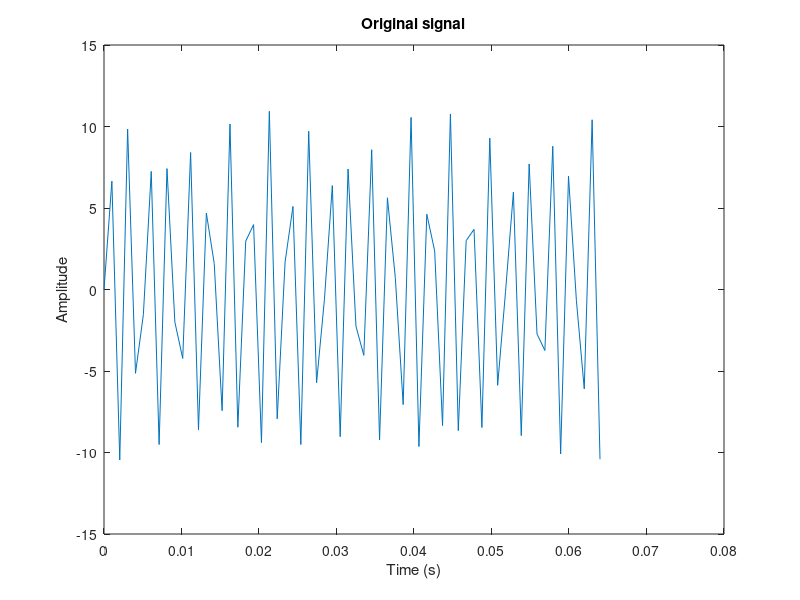
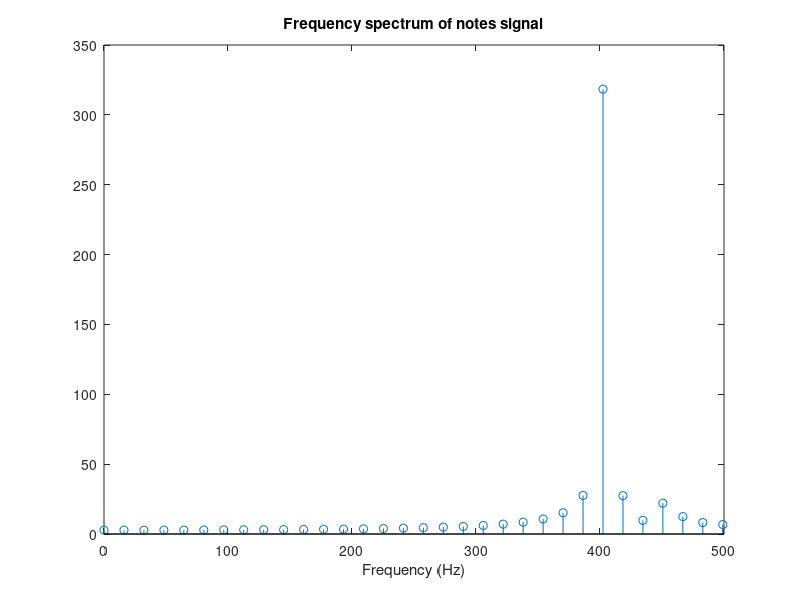
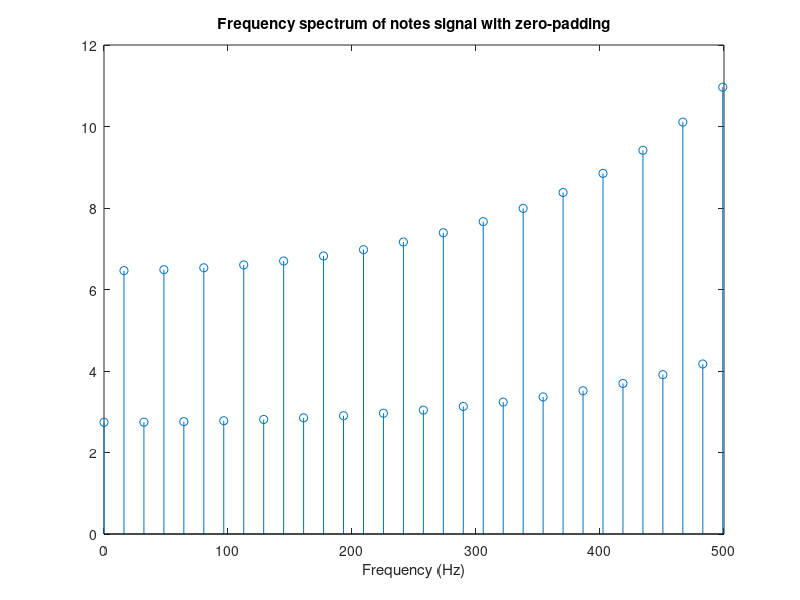
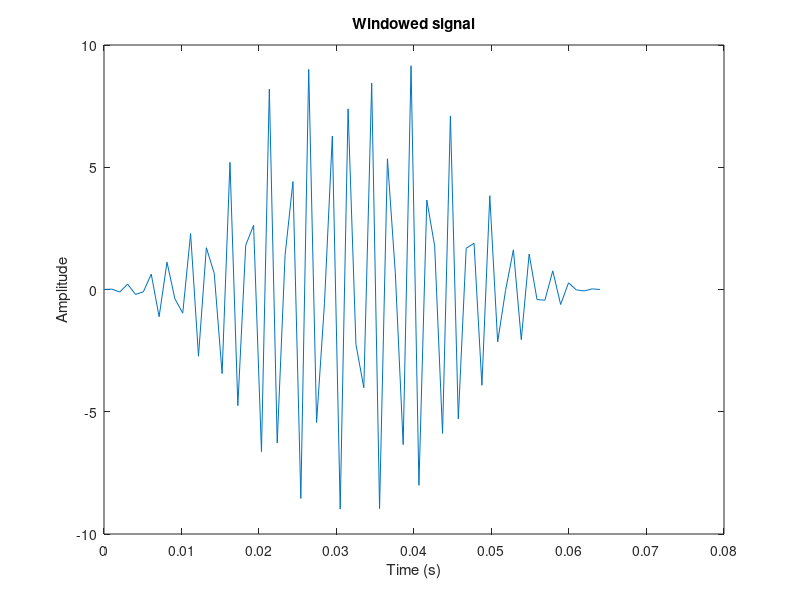

The MATLAB source for these figures, in order:
clear;
close all;
gen_signal = 1;
 
%% Generate or load the 2-note signal
if gen_signal
    %% Generate the 2-note signal    
    fs = 1000;
    N = 64;
    x = 0:(N-1);
    f1 = 392; % (G4 - Sol major)
    A1 = 10;
    f2 = 440; % (A4 - La major)
    A2 = 1;
    s = zeros(1, N);
    s1 = A1*sin(2*pi*f1/fs*x);
    s2 = A2*sin(2*pi*f2/fs*x);
    notes_signal = s1+s2;
    save('notes_signal.mat', 'notes_signal', 'fs');
else
    %% Load signal
    fname = 'notes_signal.mat';
    load(fname);
end
 
%% Plot signal
N = length(notes_signal);
t = (N/fs)*linspace(0, 1, N);
h = figure;
plot(t, notes_signal);
title('Original signal');
xlabel('Time (s)');
ylabel('Amplitude');
print(h, '-dpng', 'notes_signal.png');
 
%% Plot fft of the signal
ys = fft(notes_signal);
fidx = linspace(0,fs/2-1,N/2);
h = figure;
stem(fidx, abs(ys(1:N/2)));
%%stem(abs());
xlabel('Frequency (Hz)');
title('Frequency spectrum of notes signal');
print(h, '-dpng', 'notes_signal_fftpos.png');
 
 %% Try zero-padding
 Z = 128;
 s_zeropadding = zeros(1, Z);
 s_zeropadding(1:N) = notes_signal;
% 
% %% Plot fft after zero-padding
 ys = fft(s_zeropadding);
 fidx = linspace(0,fs/2-1,N/2);
 h = figure;
 stem(fidx, abs(ys(1:N/2)));
 xlabel('Frequency (Hz)');
 title('Frequency spectrum of notes signal with zero-padding');
 print(h, '-dpng', 'notes_signal_zp_fftpos.png');
 
%% Try to use a window to limit the sinc's effect
w1 = hanning(N);
w1 = w1(:)';
sw = notes_signal .* w1;
 
%% Plot windowed signal
h = figure;
plot(t, sw);
title('Windowed signal');
xlabel('Time (s)');
ylabel('Amplitude');
print(h, '-dpng', 'notes_signal_window.png');
 
%% Plot fft after window
ys = fft(sw);
fidx = linspace(0,fs/2-1,N/2);
h = figure;
stem(fidx, abs(ys(1:N/2)));
xlabel('Frequency (Hz)');
title('Frequency spectrum of notes signal with window');
print(h, '-dpng', 'notes_signal_window_fftpos.png');